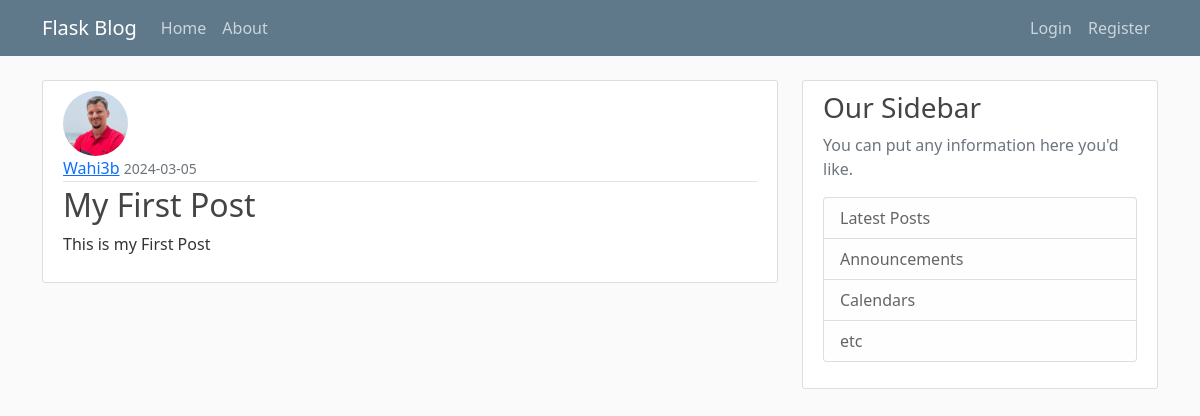
/post/1, run on an earlier commit of the app's database.
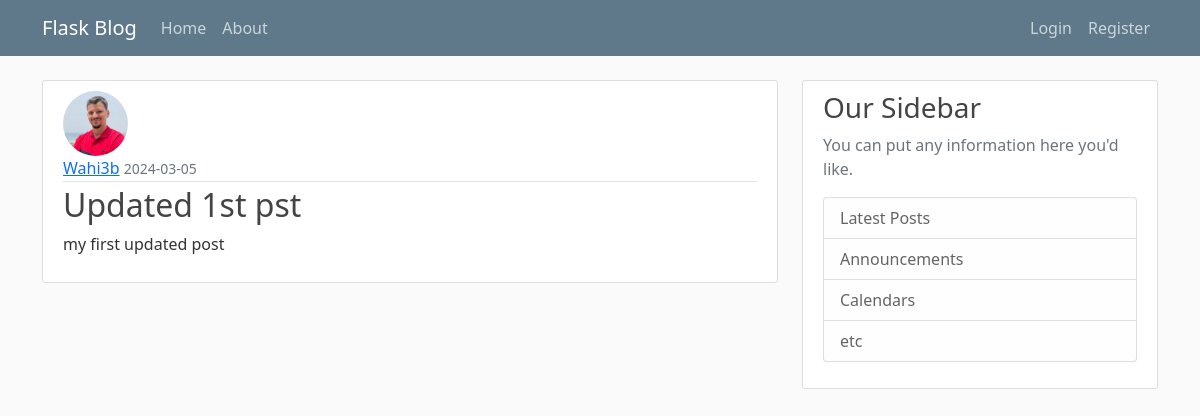
And on a later commit of the database.
### flaskblog/models.py (models this page shows, shortened)
class Post(db.Model):
    id = db.Column(db.Integer,primary_key=True)
    title = db.Column(db.String(100), nullable =False)
    date_posted= db.Column(db.DateTime,nullable=False,default= datetime.utcnow)
    content = db.Column(db.Text,nullable=False)
    user_id = db.Column(db.Integer, db.ForeignKey('user.id'),nullable=False)

### flaskblog/routes.py (the view)
@app.route("/post/<int:post_id>")
def post(post_id):
    post = Post.query.get_or_404(post_id)
    return render_template('post.html',title=post.title, post=post)

### flaskblog/templates/post.html (shortened to what this page needs)
{% extends "layout.html" %}
{% block content %}
  <article class="media content-section">
    <img class="rounded-circle article-img" src="{{ url_for('static', filename='profile_pics/' + post.author.image_file) }}">
    <div class="media-body">
      <div class="article-metadata">
        <a class="mr-2" href="#">{{ post.author.username }}</a>
        <small class="text-muted">{{ post.date_posted.strftime('%Y-%m-%d') }}</small>
      </div>
      <h2 class="article-title">{{ post.title }}</h2>
      <p class="article-content">{{ post.content }}</p>
    </div>
  </article>
{% endblock content %}

What changed in the data, as far as the page shows it:
changed Post: title "My First Post" → "Updated 1st pst"; content "This is my First Post" → "my first updated post"
